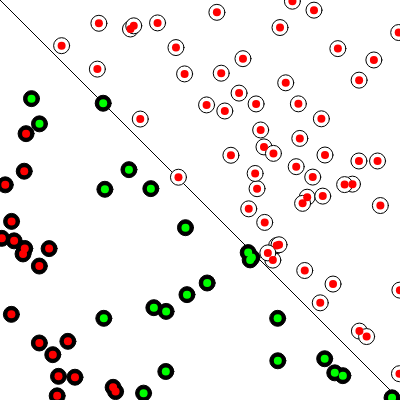
Frame 1 (no input)
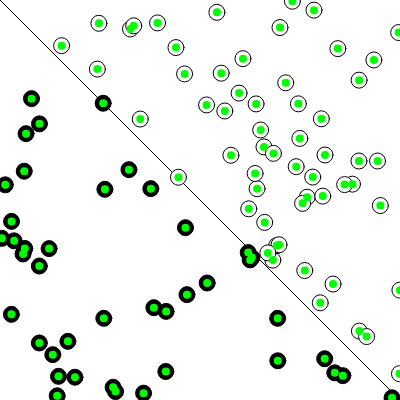
Frame 60 (no input)
Frame 120 (the mouse pressed at the canvas centre since frame 60): identical to frame 60, image omitted

The p5.js sketch that drew these frames (run headless with seeded random() and noise() and a simulated clock; from frame 60 on, the mouse is pressed at the canvas centre):

// p5.js sketch
// ── sketch.js
let brain;
let points = new Array(100);
let trainingIndex = 0;

function setup() {
  createCanvas(400, 400);
  for (let i = 0; i < points.length; i++) {
    points[i] = new Point();
  }
  // console.log(p.weights[0]);
  // console.log(p.weights[1]);
  let inputs = [-1, 0.5];
  brain = new Perceptron();
  let guess = brain.guess(inputs);
  console.log(guess);
}

function draw() {
  background(255);
  stroke(0);
  line(0, 0, width, height);
  for (let i = 0; i < points.length; i++) {
    points[i].show();
  }

  for (let i = 0; i < points.length; i++) {
    let pt = points[i];
    let target = pt.label;
    let inputs = [pt.x, pt.y];
    // brain.train(inputs, pt.label);

    let guess = brain.guess(inputs);
    if (guess == target) {
      fill(0, 255, 0);
    } else {
      fill(255, 0, 0);
    }
    noStroke();
    ellipse(pt.x, pt.y, 8, 8);
  }


  let training = points[trainingIndex];
  let inputs = [training.x, training.y];
  brain.train(inputs, training.label);
  trainingIndex++;
  if(trainingIndex == points.length) {
    trainingIndex = 0;
  }

  console.log('x weight: ' + brain.weights[0]);
  console.log('y weight: ' + brain.weights[1]);
}
// ── perceptron.js
class Perceptron {
  weights = new Array(2);
  lr = 0.1; // learning rate for steering

  constructor() {
    for (let i = 0; i < this.weights.length; i++) {
      this.weights[i] = random(-1, 1);
    }
  }

  // activation function
  sign(n) {
    if (n >= 0) {
      return 1;
    } else {
      return -1;
    }
  }

  guess(inputs) {
    let sum = 0;
    for (let i = 0; i < this.weights.length; i++) {
      sum += inputs[i] * this.weights[i];
    }
    let output = this.sign(sum);
    return output;
  }

  train(inputs, target) {
    let guess = this.guess(inputs);
    let error = target - guess;

    // console.log(error);

    // tune all the weights according to error
    for (let i = 0; i < this.weights.length; i++) {
      // "steer" weight towards the target (slowed down by learning rate)
      this.weights[i] += error * inputs[i] * this.lr;
    }
  }
}

// ── point.js
class Point {
  x;
  y;
  label;
  constructor() {
    this.x = random(width);
    this.y = random(height);

    if (this.x > this.y) {
      this.label = 1;
    } else {
      this.label = -1;
    }
  }

  show() {
    stroke(0);
    if (this.label == 1) {
      fill(255);
    } else {
      fill(0);
    }
    ellipse(this.x, this.y, 16, 16);
  }
}
